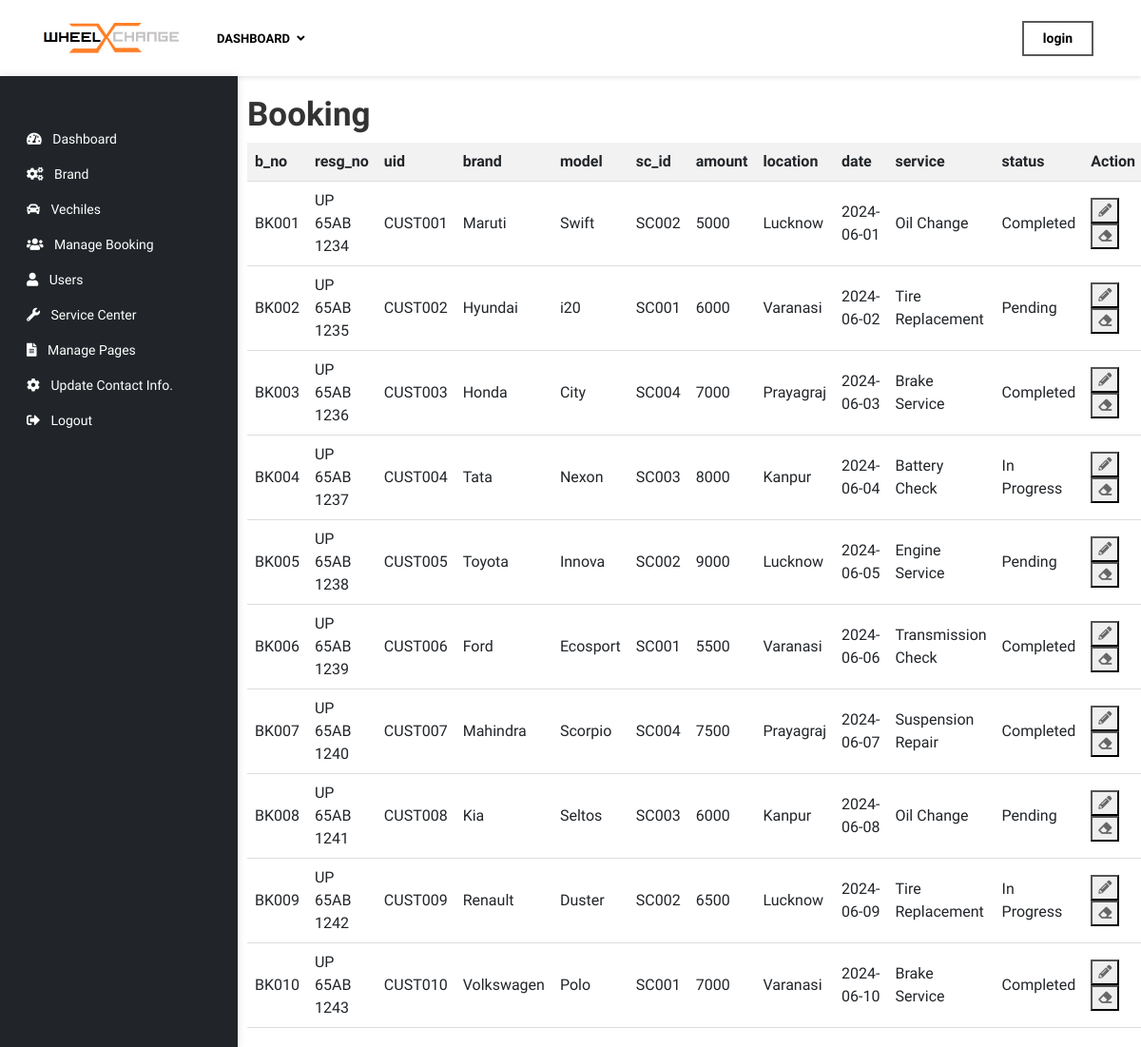
Page /admin/booking.php on the committed database.
### tables this page shows
CREATE TABLE `booking` (
  `b_no` varchar(11) NOT NULL,
  `resg_no` varchar(20) NOT NULL,
  `uid` varchar(11) NOT NULL,
  `brand` varchar(11) NOT NULL,
  `model` varchar(11) NOT NULL,
  `sc_id` varchar(11) NOT NULL,
  `amount` int(11) NOT NULL,
  `location` varchar(30) NOT NULL,
  `date` date NOT NULL,
  `service` varchar(25) NOT NULL,
  `status` varchar(11) NOT NULL
);

### admin/booking.php (the view, shortened to what this page needs)
<?php
include ('../config.php');
?>
<!DOCTYPE html>
<html lang="en">
<head>
    <link href="../plugins/bootstrap/bootstrap.min.css" rel="stylesheet">
    <link href="../plugins/bootstrap/bootstrap-slider.css" rel="stylesheet">
    <link href="../plugins/font-awesome/css/font-awesome.min.css" rel="stylesheet">
    <link href="../plugins/slick/slick.css" rel="stylesheet">
    <link href="../plugins/slick/slick-theme.css" rel="stylesheet">
    <link href="../plugins/jquery-nice-select/css/nice-select.css" rel="stylesheet">
    <link rel="stylesheet" href="https://cdn.jsdelivr.net/npm/bootstrap@5.3.2/dist/css/bootstrap.min.css"
>
    <link href="../css/style.css" rel="stylesheet">
    <link href="https://cdnjs.cloudflare.com/ajax/libs/font-awesome/5.15.4/css/all.min.css" rel="stylesheet">
</head>
<body>
    <?php include ('header.php'); ?>
    <?php include ('leftbar.php'); ?>
    <div class="main-content">
        <h1>Booking</h1>
        <table>
            <tr>
                <th>b_no</th>
                <th>resg_no</th>
                <th>uid</th>
                <th>brand</th>
                <th>model</th>
                <th>sc_id</th>
                <th>amount</th>
                <th>location</th>
                <th>date</th>
                <th>service</th>
                <th>status</th>
                <th>Action</th>
            </tr>
            <?php
            $sql = "SELECT * FROM booking ";
            $result = mysqli_query($conn, $sql);
            if (mysqli_num_rows($result) > 0) {
                while ($row = mysqli_fetch_assoc($result)) {
                    ?>
                    <tr>
                        <td><?php echo $row['b_no']; ?></td>
                        <td><?php echo $row['resg_no']; ?></td>
                        <td><?php echo $row['uid']; ?></td>
                        <td><?php echo $row['brand']; ?></td>
                        <td><?php echo $row['model']; ?></td>
                        <td><?php echo $row['sc_id']; ?></td>
                        <td><?php echo $row['amount']; ?></td>
                        <td><?php echo $row['location']; ?></td>
                        <td><?php echo $row['date']; ?></td>
                        <td><?php echo $row['service']; ?></td>
                        <td><?php echo $row['status']; ?></td>
                        <td>
                            <button type="button" class="editbtn"> <i class="fas fa-pencil-alt"></i> </button>
                            <button type="button" class=" deletebtn"> <i class="fas fa-eraser"></i> </button>
                        </td>
                    </tr>
                    <?php
                }
            }
            ?>
        </table>
    </div>
</body>
</body>
</html>

### css/style.css (style rules this page uses)
body { line-height: 1.5; font-family: "Muli", sans-serif; }
p, li, input, select, button { font-family: "Muli", sans-serif; color: #666; font-size: 14px; font-weight: 400; }
h1, h2, h3, h4, h5, h6 { font-family: "Muli", sans-serif; font-weight: 600; color: #333; }
h1 { font-size: 35px; }
button { cursor: pointer; }

### admin/booking.php (style rules this page uses)
.main-content { margin-left: 260px; padding-top: 20px; padding-bottom: 20px; }
table { width: 100%; border-collapse: collapse; }
th, td { padding: 8px; text-align: left; border-bottom: 1px solid #ddd; }
th { background-color: #f2f2f2; }

### rows in the picture
booking: b_no "BK001", resg_no "UP 65AB 1234", uid "CUST001", brand "Maruti", model "Swift", sc "SC002", amount "5000", location "Lucknow", date "2024-06-01", service "Oil Change", status "Completed"
booking: b_no "BK002", resg_no "UP 65AB 1235", uid "CUST002", brand "Hyundai", model "i20", sc "SC001", amount "6000", location "Varanasi", date "2024-06-02", service "Tire Replacement", status "Pending"
booking: b_no "BK003", resg_no "UP 65AB 1236", uid "CUST003", brand "Honda", model "City", sc "SC004", amount "7000", location "Prayagraj", date "2024-06-03", service "Brake Service", status "Completed"
booking: b_no "BK004", resg_no "UP 65AB 1237", uid "CUST004", brand "Tata", model "Nexon", sc "SC003", amount "8000", location "Kanpur", date "2024-06-04", service "Battery Check", status "In Progress"
booking: b_no "BK005", resg_no "UP 65AB 1238", uid "CUST005", brand "Toyota", model "Innova", sc "SC002", amount "9000", location "Lucknow", date "2024-06-05", service "Engine Service", status "Pending"
booking: b_no "BK006", resg_no "UP 65AB 1239", uid "CUST006", brand "Ford", model "Ecosport", sc "SC001", amount "5500", location "Varanasi", date "2024-06-06", service "Transmission Check", status "Completed"
booking: b_no "BK007", resg_no "UP 65AB 1240", uid "CUST007", brand "Mahindra", model "Scorpio", sc "SC004", amount "7500", location "Prayagraj", date "2024-06-07", service "Suspension Repair", status "Completed"
booking: b_no "BK008", resg_no "UP 65AB 1241", uid "CUST008", brand "Kia", model "Seltos", sc "SC003", amount "6000", location "Kanpur", date "2024-06-08", service "Oil Change", status "Pending"
booking: b_no "BK009", resg_no "UP 65AB 1242", uid "CUST009", brand "Renault", model "Duster", sc "SC002", amount "6500", location "Lucknow", date "2024-06-09", service "Tire Replacement", status "In Progress"
booking: b_no "BK010", resg_no "UP 65AB 1243", uid "CUST010", brand "Volkswagen", model "Polo", sc "SC001", amount "7000", location "Varanasi", date "2024-06-10", service "Brake Service", status "Completed"
